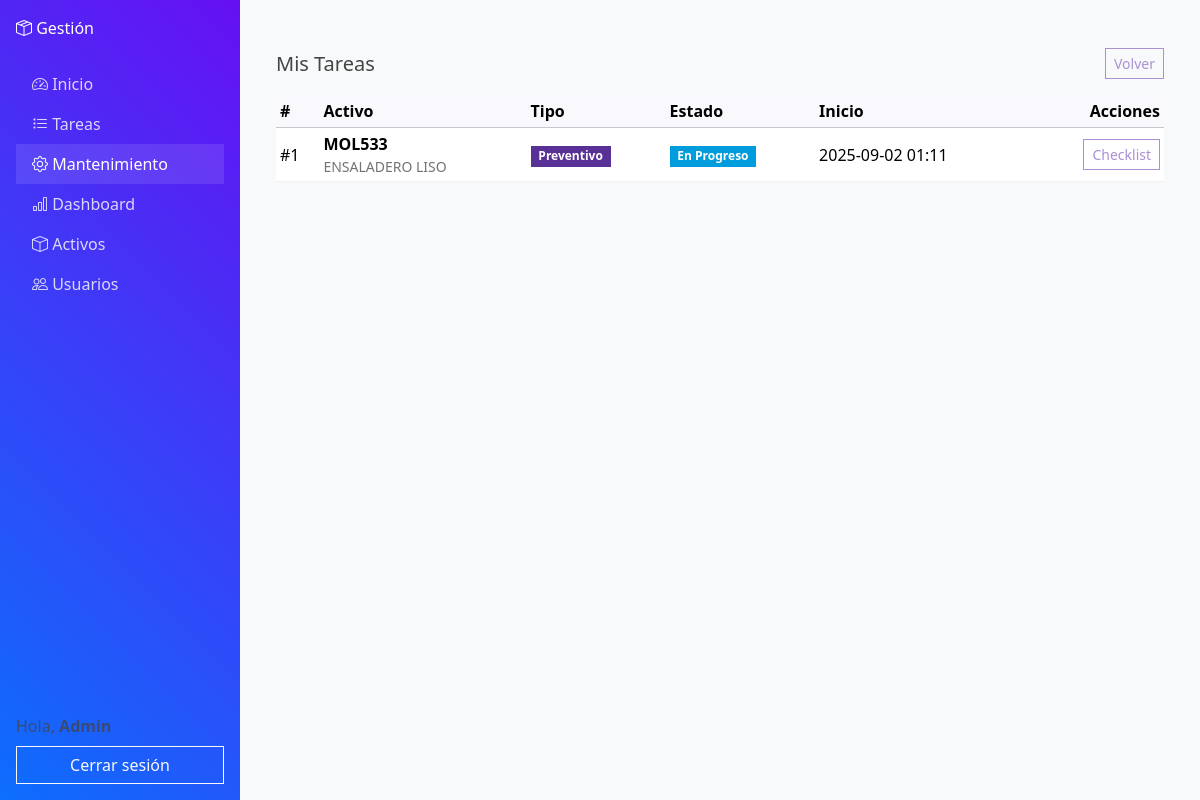
Before: /activos/mis-tareas/ (signed in) with the older database file.
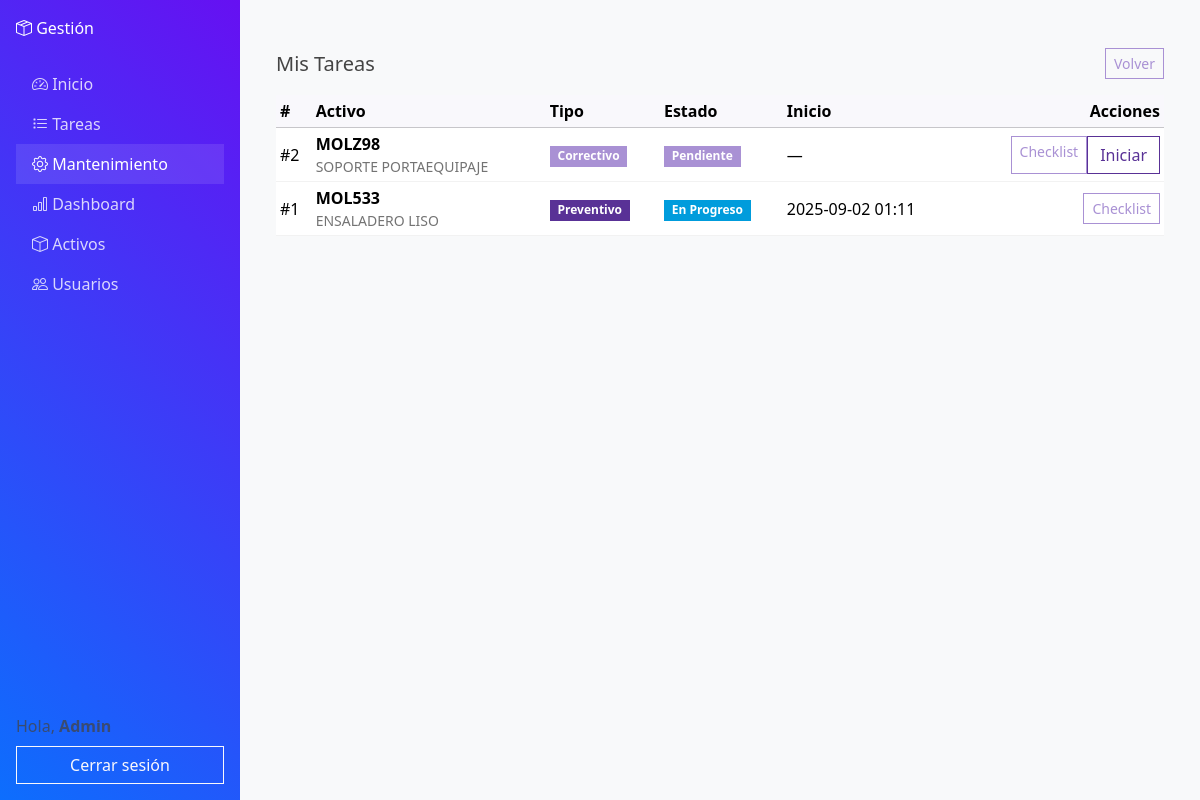
After: the same page with the newer database file.
### activos/models.py (models this page shows, shortened)
class RegistroMantenimiento(models.Model):
    activo = models.ForeignKey(Activo, on_delete=models.CASCADE, related_name="mantenimientos")
    estado = models.CharField(max_length=3, choices=EstadoOT.choices, default=EstadoOT.PEN)
    tipo = models.CharField(max_length=3, choices=TipoOT.choices, default=TipoOT.PRE)
    titulo = models.CharField(max_length=160, default="", blank=False)
    descripcion = models.TextField(blank=True, default="")
    prioridad = models.CharField(max_length=4, choices=PrioridadOT.choices, default=PrioridadOT.NONE)
    fecha_inicio = models.DateField(null=True, blank=True)
    vencimiento = models.DateField(null=True, blank=True)
    recurrencia = models.CharField(max_length=5, choices=RecurrenciaOT.choices, default=RecurrenciaOT.NONE)
    tiempo_estimado_minutos = models.PositiveIntegerField(default=0)
    ubicacion = models.ForeignKey(Ubicacion, null=True, blank=True, on_delete=models.SET_NULL, related_name="ordenes")
    falla = models.ForeignKey("CatalogoFalla", null=True, blank=True, on_delete=models.SET_NULL, related_name="ots")
    plantilla_aplicada = models.ForeignKey(
        "PlantillaChecklist", null=True, blank=True, on_delete=models.SET_NULL, related_name="ots_usadas"
    )
    fecha_creacion = models.DateTimeField(auto_now_add=True)
    fecha_inicio_ejecucion = models.DateTimeField(null=True, blank=True)
    fecha_fin_ejecucion = models.DateTimeField(null=True, blank=True)
    fecha_cierre = models.DateTimeField(null=True, blank=True)
    anio_ejecucion = models.PositiveSmallIntegerField(null=True, blank=True)
    semana_ejecucion = models.PositiveSmallIntegerField(null=True, blank=True)
    lectura_ejecucion = models.DecimalField(max_digits=12, decimal_places=2, null=True, blank=True)
    creado_por = models.ForeignKey(settings.AUTH_USER_MODEL, on_delete=models.SET_NULL, null=True, related_name="ordenes_creadas")
    asignado_a = models.ForeignKey(settings.AUTH_USER_MODEL, on_delete=models.SET_NULL, null=True, blank=True, related_name="tareas_asignadas")
    completado_por = models.ForeignKey(settings.AUTH_USER_MODEL, on_delete=models.SET_NULL, null=True, blank=True, related_name="tareas_completadas")
    class Meta:
        indexes = [
            models.Index(fields=["estado"]),
            models.Index(fields=["tipo"]),
            models.Index(fields=["prioridad"]),
            models.Index(fields=["-fecha_creacion"]),
            models.Index(fields=["-fecha_inicio_ejecucion"]),
            models.Index(fields=["-fecha_cierre"]),
            models.Index(fields=["vencimiento"]),
            models.Index(fields=["activo"]),
            models.Index(fields=["asignado_a"]),
            models.Index(fields=["ubicacion"]),
        ]
        ordering = ["-fecha_creacion", "-id"]

class Activo(models.Model):
    codigo = models.CharField(max_length=100, unique=True, verbose_name="Código")
    numero_activo = models.CharField(max_length=255, verbose_name="# Activo")
    nombre = models.CharField(max_length=255, verbose_name="Nombre")
    peso = models.DecimalField(max_digits=10, decimal_places=2, null=True, blank=True, verbose_name="Peso")
    familia = models.ForeignKey("FamiliaActivo", null=True, blank=True, on_delete=models.SET_NULL, related_name="activos")
    categoria = models.ForeignKey("CategoriaActivo", null=True, blank=True, on_delete=models.SET_NULL, related_name="activos")
    estado = models.ForeignKey("EstadoActivo", null=True, blank=True, on_delete=models.SET_NULL, related_name="activos")
    ubicacion = models.ForeignKey("Ubicacion", null=True, blank=True, on_delete=models.SET_NULL, related_name="activos")
    qr_code = models.ImageField(upload_to="qr_codes", blank=True, null=True)

### activos/views.py (the view)
# urls.py: path("mis-tareas/", views.mis_tareas, name="mis_tareas"),
@login_required
def mis_tareas(request):
    ordenes = (
        RegistroMantenimiento.objects.select_related("activo")
        .filter(asignado_a=request.user)
        .order_by("-fecha_creacion")
    )
    return render(
        request,
        "activos/mis_tareas.html",
        {"ordenes": ordenes, "section": "mantenimiento"},
    )

### activos/templates/activos/mis_tareas.html (shortened to what this page needs)
{% extends "core/base.html" %}
{% block content %}
<div class="container py-4">
  <div class="d-flex justify-content-between align-items-center mb-3">
    <h1 class="h5 mb-0">Mis Tareas</h1>
    <a href="{% url 'activos:ordenes_list' %}" class="btn btn-sm btn-outline-secondary">Volver</a>
  </div>
  <div class="table-responsive">
    <table class="table table-sm align-middle">
      <thead class="table-light">
        <tr>
          <th>#</th>
          <th>Activo</th>
          <th>Tipo</th>
          <th>Estado</th>
          <th>Inicio</th>
          <th class="text-end">Acciones</th>
        </tr>
      </thead>
      <tbody>
        {% for ot in ordenes %}
        <tr>
          <td>#{{ ot.id }}</td>
          <td>
            <div class="fw-semibold">{{ ot.activo.codigo }}</div>
            <div class="small text-muted">{{ ot.activo.nombre }}</div>
          </td>
          <td>{% if ot.tipo == 'PRE' %}<span class="badge text-bg-primary">Preventivo</span>{% else %}<span class="badge text-bg-secondary">Correctivo</span>{% endif %}</td>
          <td>
            {% if ot.estado == 'PEN' %}<span class="badge text-bg-secondary">Pendiente</span>
            {% elif ot.estado == 'PRO' %}<span class="badge text-bg-info">En Progreso</span>
            {% elif ot.estado == 'REV' %}<span class="badge text-bg-warning">Pend. Revisión</span>
            {% elif ot.estado == 'CER' %}<span class="badge text-bg-success">Cerrada</span>{% endif %}
          </td>
          <td class="text-nowrap">{{ ot.fecha_inicio_ejecucion|date:"Y-m-d H:i"|default:"—" }}</td>
          <td class="text-end">
            <div class="btn-group btn-group-sm" role="group">
              <a href="{% url 'activos:checklist_mantenimiento' ot.id %}" class="btn btn-outline-secondary">
                Checklist
              </a>
              {% if ot.estado == 'PEN' %}
              <form method="post" action="{% url 'activos:cambiar_estado_ot' ot.id %}">
                <button class="btn btn-outline-primary" type="submit">Iniciar</button>
              </form>
              {% endif %}
            </div>
          </td>
        </tr>
        {% empty %}
        <tr><td colspan="6" class="text-center text-muted py-4">No tienes tareas asignadas.</td></tr>
        {% endfor %}
      </tbody>
    </table>
  </div>
</div>
{% endblock %}

Changed rows visible on the page:
added RegistroMantenimiento: id "2", activo.codigo "MOLZ98", activo.nombre "SOPORTE PORTAEQUIPAJE", tipo "Correctivo", estado "Pendiente", fecha_inicio_ejecucion "—"
